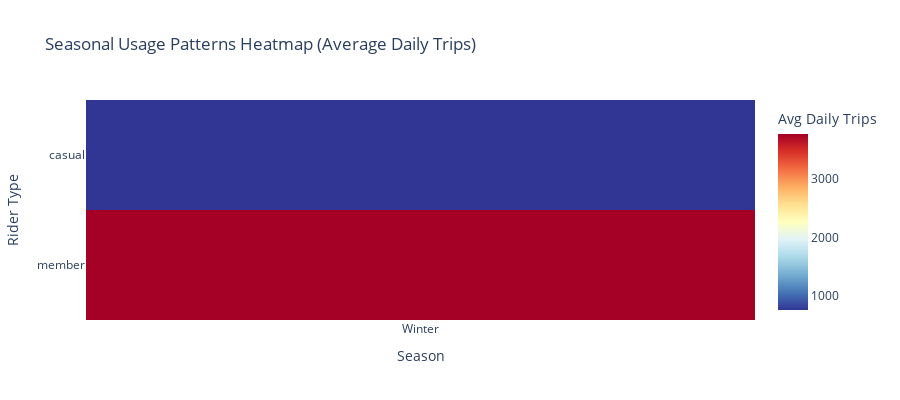
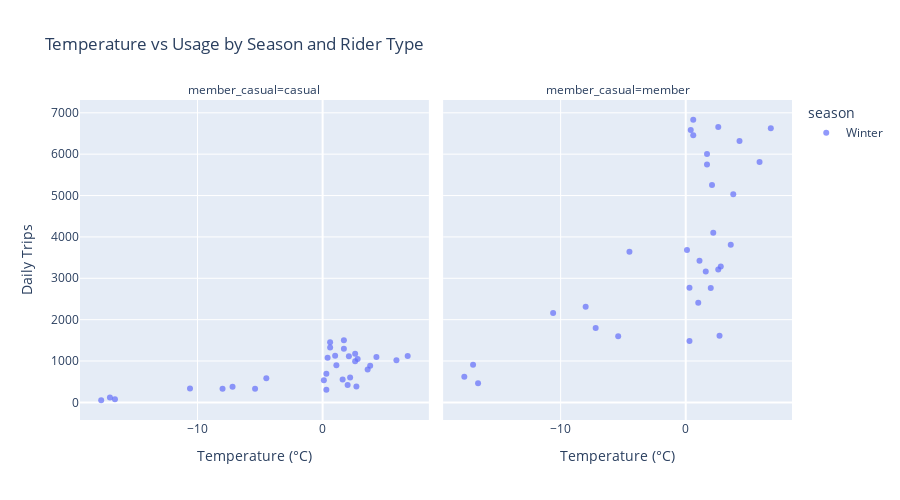

Notebook code for these charts, in order:
### Code cell
# Visualization 3: Comprehensive Seasonal Analysis (FIXED: Removed alpha from pie chart)

if 'seasonal_summary' in globals():
    print("🍂 SEASONAL ANALYSIS VISUALIZATIONS")
    print("=" * 40)
    
    # Create comprehensive seasonal visualization
    fig, axes = plt.subplots(2, 2, figsize=(16, 12))
    fig.suptitle('Comprehensive Seasonal Analysis', fontsize=16, fontweight='bold')
    
    # 1. Total trips by season and rider type
    seasonal_pivot = seasonal_summary.pivot(index='season', columns='member_casual', values='total_trips')
    
    x = np.arange(len(seasonal_pivot.index))
    width = 0.35
    
    if 'casual' in seasonal_pivot.columns and 'member' in seasonal_pivot.columns:
        axes[0, 0].bar(x - width/2, seasonal_pivot['casual'], width, label='Casual', alpha=0.8)
        axes[0, 0].bar(x + width/2, seasonal_pivot['member'], width, label='Member', alpha=0.8)
    
    axes[0, 0].set_title('Total Trips by Season and Rider Type')
    axes[0, 0].set_xlabel('Season')
    axes[0, 0].set_ylabel('Total Trips')
    axes[0, 0].set_xticks(x)
    axes[0, 0].set_xticklabels(seasonal_pivot.index)
    axes[0, 0].legend()
    axes[0, 0].grid(True, alpha=0.3)
    
    # Format y-axis with commas
    axes[0, 0].yaxis.set_major_formatter(plt.FuncFormatter(lambda x, p: format(int(x), ',')))
    
    # 2. Average daily trips vs temperature by season
    if 'seasonal_weather_usage' in globals():
        season_colors = {'Winter': 'blue', 'Spring': 'green', 'Summer': 'red', 'Fall': 'orange'}
        
        for season in seasonal_summary['season'].unique():
            season_data = seasonal_summary[seasonal_summary['season'] == season]
            axes[0, 1].scatter(
                season_data['avg_temp'], 
                season_data['avg_daily_trips'],
                c=season_colors.get(season, 'gray'),
                label=season,
                s=100,
                alpha=0.7
            )
        
        axes[0, 1].set_title('Seasonal Temperature vs Daily Usage')
        axes[0, 1].set_xlabel('Average Temperature (°C)')
        axes[0, 1].set_ylabel('Average Daily Trips')
        axes[0, 1].legend()
        axes[0, 1].grid(True, alpha=0.3)
    
    # 3. Seasonal weather suitability (FIXED: Removed alpha parameter)
    if 'seasonal_weather_usage' in globals():
        weather_scores = seasonal_weather_usage['weather_score'].value_counts()
        colors = ['red', 'orange', 'yellow', 'green'][:len(weather_scores)]
        
        # Fixed: Removed alpha parameter which is not supported in matplotlib pie charts
        axes[1, 0].pie(weather_scores.values, labels=weather_scores.index, 
                      autopct='%1.0f%%', colors=colors)
        axes[1, 0].set_title('Seasonal Weather Suitability Distribution')
    
    # 4. Member vs Casual seasonal patterns
    casual_seasonal = seasonal_summary[seasonal_summary['member_casual'] == 'casual']
    member_seasonal = seasonal_summary[seasonal_summary['member_casual'] == 'member']
    
    # Normalize to show seasonal patterns (percentage of annual total)
    if len(casual_seasonal) > 0 and len(member_seasonal) > 0:
        casual_pct = (casual_seasonal['total_trips'] / casual_seasonal['total_trips'].sum() * 100).values
        member_pct = (member_seasonal['total_trips'] / member_seasonal['total_trips'].sum() * 100).values
        
        x = np.arange(len(casual_seasonal))
        width = 0.35
        
        axes[1, 1].bar(x - width/2, casual_pct, width, label='Casual', alpha=0.8)
        axes[1, 1].bar(x + width/2, member_pct, width, label='Member', alpha=0.8)
        
        axes[1, 1].set_title('Seasonal Distribution (% of Annual Trips)')
        axes[1, 1].set_xlabel('Season')
        axes[1, 1].set_ylabel('Percentage of Annual Trips')
        axes[1, 1].set_xticks(x)
        axes[1, 1].set_xticklabels(casual_seasonal['season'])
        axes[1, 1].legend()
        axes[1, 1].grid(True, alpha=0.3)
    
    plt.tight_layout()
    plt.show()
    
    # Interactive seasonal heatmap
    print("\n🌟 Creating interactive seasonal analysis...")
    
    # Create seasonal heatmap data
    heatmap_data = seasonal_summary.pivot_table(
        index='member_casual', 
        columns='season', 
        values='avg_daily_trips'
    )
    
    # Create heatmap with plotly
    fig_heatmap = px.imshow(
        heatmap_data,
        title='Seasonal Usage Patterns Heatmap (Average Daily Trips)',
        labels=dict(x="Season", y="Rider Type", color="Avg Daily Trips"),
        aspect="auto",
        color_continuous_scale="RdYlBu_r"
    )
    
    fig_heatmap.update_layout(height=400)
    fig_heatmap.show()
    
    # Seasonal weather correlation plot
    if 'trips_weather' in globals() and 'season' in trips_weather.columns:
        fig_seasonal = px.scatter(
            trips_weather,
            x='avg_temp',
            y='trip_count',
            color='season',
            facet_col='member_casual',
            title='Temperature vs Usage by Season and Rider Type',
            labels={'avg_temp': 'Temperature (°C)', 'trip_count': 'Daily Trips'},
            opacity=0.7
        )
        
        fig_seasonal.update_layout(height=500)
        fig_seasonal.show()
    
    print("✅ Seasonal visualizations complete!")
    
else:
    print("❌ No seasonal data available for visualization")
    print("📝 Run the seasonal analysis cell first")

### Figure 1 — Plotly figure (JSON) as saved in the notebook; plotly's stock layout.template omitted (floating-point values rounded to 4 significant figures)
{"data": [{"coloraxis": "coloraxis", "hovertemplate": "Season: %{x}<br>Rider Type: %{y}<br>Avg Daily Trips: %{z}<extra></extra>", "name": "0", "type": "heatmap", "x": ["Winter"], "xaxis": "x", "y": ["casual", "member"], "yaxis": "y", "z": [[762.8], [3760.0]]}], "layout": {"coloraxis": {"colorbar": {"title": {"text": "Avg Daily Trips"}}, "colorscale": [[0, "rgb(49,54,149)"], [0.1, "rgb(69,117,180)"], [0.2, "rgb(116,173,209)"], [0.3, "rgb(171,217,233)"], [0.4, "rgb(224,243,248)"], [0.5, "rgb(255,255,191)"], [0.6, "rgb(254,224,144)"], [0.7, "rgb(253,174,97)"], [0.8, "rgb(244,109,67)"], [0.9, "rgb(215,48,39)"], [1, "rgb(165,0,38)"]]}, "height": 400, "title": {"text": "Seasonal Usage Patterns Heatmap (Average Daily Trips)"}, "xaxis": {"anchor": "y", "domain": [0, 1], "title": {"text": "Season"}}, "yaxis": {"anchor": "x", "autorange": "reversed", "domain": [0, 1], "title": {"text": "Rider Type"}}}}

### Figure 2 — Plotly figure (JSON) as saved in the notebook; plotly's stock layout.template omitted (floating-point values rounded to 4 significant figures)
{"data": [{"hovertemplate": "season=Winter<br>member_casual=casual<br>Temperature (°C)=%{x}<br>Daily Trips=%{y}<extra></extra>", "legendgroup": "Winter", "marker": {"color": "#636efa", "opacity": 0.7, "symbol": "circle"}, "mode": "markers", "name": "Winter", "orientation": "v", "showlegend": true, "type": "scatter", "x": [1.0, 2.1, 1.7, 0.6, 1.7, 0.3, 1.1, 2.6, 2.0, 0.4, 0.6, 2.7, 0.3, -16.6, -17.7, -17.0, -8.0, -4.5, -10.6, -7.2, -5.4, 0.1, 1.6, 2.2, 3.8, 3.6, 2.8, 2.6, 5.9, 4.3, 6.8], "xaxis": "x", "y": [1129, 1113, 1296, 1453, 1502, 694, 895, 1174, 420, 1078, 1326, 385, 304, 77, 52, 119, 332, 584, 339, 381, 331, 536, 556, 602, 885, 798, 1052, 995, 1018, 1098, 1123], "yaxis": "y"}, {"hovertemplate": "season=Winter<br>member_casual=member<br>Temperature (°C)=%{x}<br>Daily Trips=%{y}<extra></extra>", "legendgroup": "Winter", "marker": {"color": "#636efa", "opacity": 0.7, "symbol": "circle"}, "mode": "markers", "name": "Winter", "orientation": "v", "showlegend": false, "type": "scatter", "x": [1.0, 2.1, 1.7, 0.6, 1.7, 0.3, 1.1, 2.6, 2.0, 0.4, 0.6, 2.7, 0.3, -16.6, -17.7, -17.0, -8.0, -4.5, -10.6, -7.2, -5.4, 0.1, 1.6, 2.2, 3.8, 3.6, 2.8, 2.6, 5.9, 4.3, 6.8], "xaxis": "x2", "y": [2410, 5256, 6002, 6455, 5752, 2770, 3425, 6659, 2768, 6585, 6832, 1614, 1486, 463, 619, 910, 2313, 3641, 2158, 1801, 1601, 3683, 3164, 4101, 5029, 3812, 3285, 3214, 5808, 6318, 6627], "yaxis": "y2"}], "layout": {"annotations": [{"font": {}, "showarrow": false, "text": "member_casual=casual", "x": 0.245, "xanchor": "center", "xref": "paper", "y": 1, "yanchor": "bottom", "yref": "paper"}, {"font": {}, "showarrow": false, "text": "member_casual=member", "x": 0.755, "xanchor": "center", "xref": "paper", "y": 1, "yanchor": "bottom", "yref": "paper"}], "height": 500, "legend": {"title": {"text": "season"}, "tracegroupgap": 0}, "title": {"text": "Temperature vs Usage by Season and Rider Type"}, "xaxis": {"anchor": "y", "domain": [0, 0.49], "title": {"text": "Temperature (°C)"}}, "xaxis2": {"anchor": "y2", "domain": [0.51, 1], "matches": "x", "title": {"text": "Temperature (°C)"}}, "yaxis": {"anchor": "x", "domain": [0, 1], "title": {"text": "Daily Trips"}}, "yaxis2": {"anchor": "x2", "domain": [0, 1], "matches": "y", "showticklabels": false}}}
